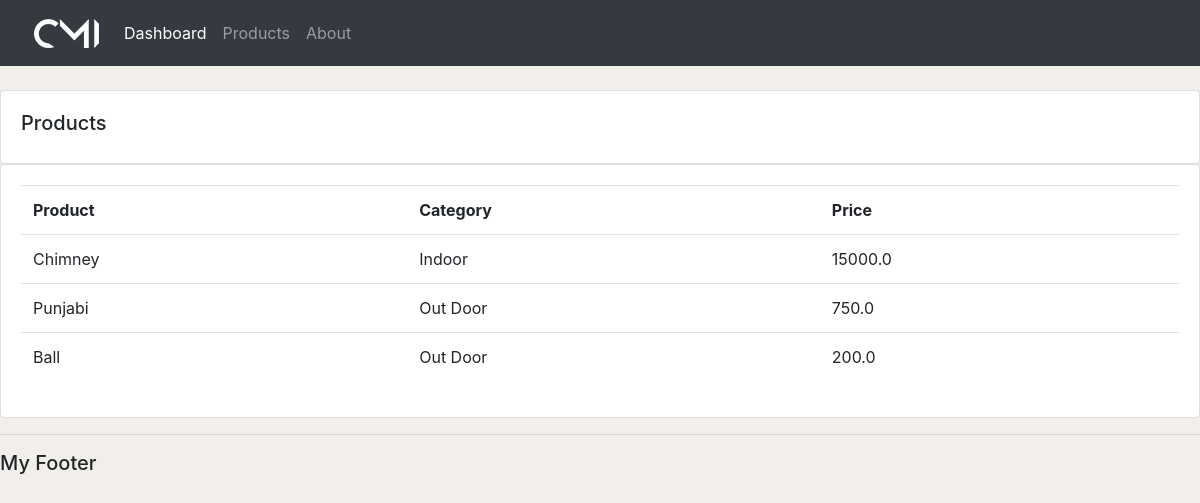
/products/, run on an earlier commit of the app's database.
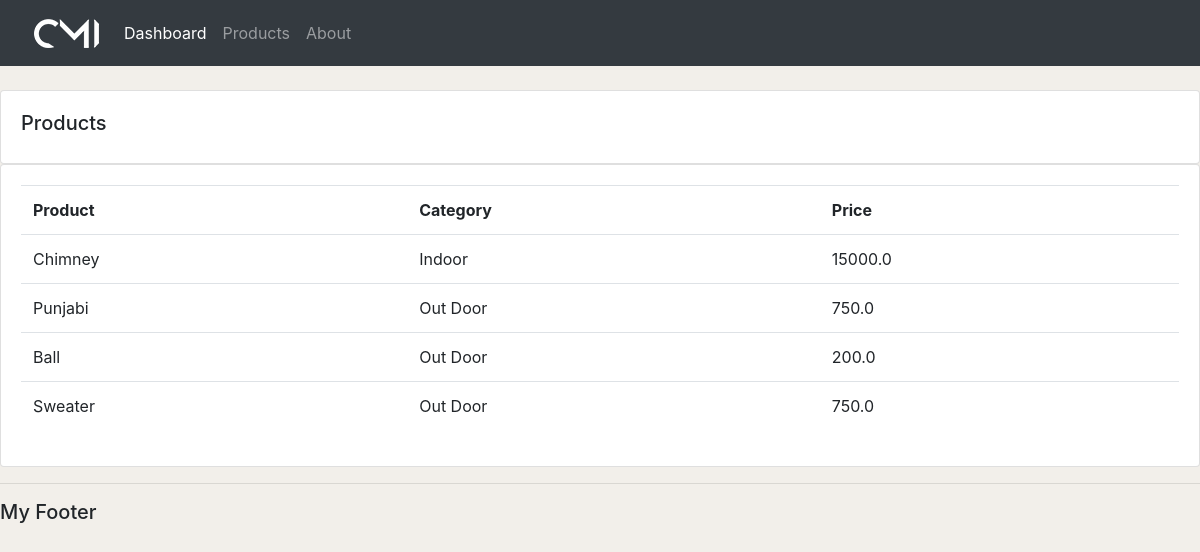
And on a later commit of the database.
### accounts/models.py (models this page shows, shortened)
class Product(models.Model):
    CATEGORY = (
        ("Indoor", "Indoor"),
        ("Out Door", "Out Door"),
    )
    name = models.CharField(max_length=200, null=True)
    price = models.FloatField(null=True)
    category = models.CharField(max_length=200, null=True, choices=CATEGORY)
    description = models.CharField(max_length=200, null=True, blank=True)
    date_created = models.DateTimeField(auto_now_add=True)
    tags = models.ManyToManyField(Tag)

### accounts/views.py (the view)
# urls.py: path("products/", views.products, name="products"),
def products(request):
    products = Product.objects.all()
    return render(request, "accounts/products.html", {"products": products})

### accounts/templates/accounts/products.html
{% extends 'accounts/main.html' %} {% block content %}
<br />
<div class="row">
  <div class="col-md">
    <div class="card card-body">
      <h5>Products</h5>
    </div>
    <div class="card card-body">
      <table class="table">
        <tr>
          <th>Product</th>
          <th>Category</th>
          <th>Price</th>
        </tr>
        {% for i in products %}
        <tr>
          <td>{{i.name}}</td>
          <td>{{i.category}}</td>
          <td>{{i.price}}</td>
        </tr>
        {% endfor %}
      </table>
    </div>
  </div>
</div>
{% endblock%}

What changed in the data, as far as the page shows it:
added Product: name "Sweater", category "Out Door", price "750.0"
